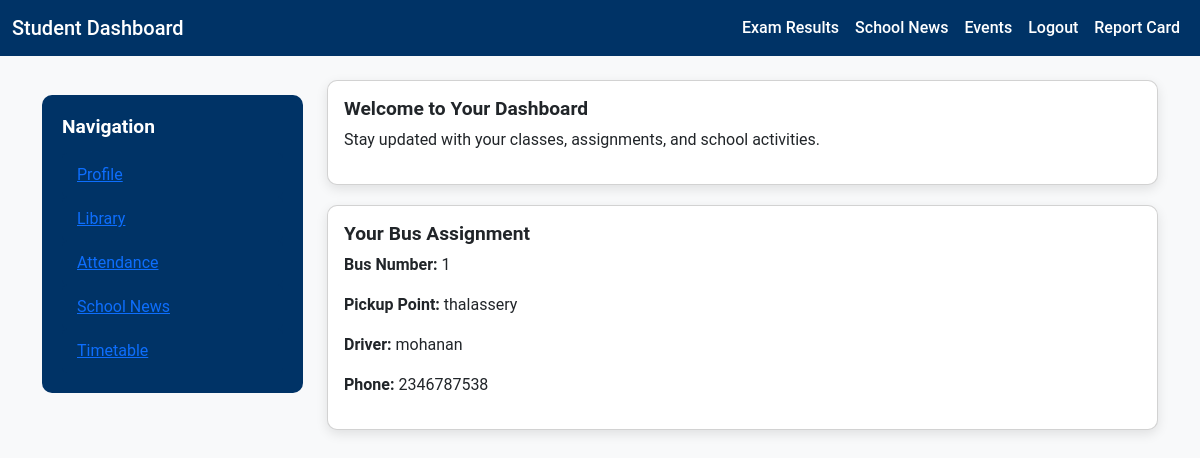
The page /users/studentdashboard/ (signed in) on the database its author committed.
### users/models.py (models this page shows)
class BusAssignment(models.Model):
    student = models.ForeignKey(Student, on_delete=models.CASCADE, related_name="bus_assignments")
    bus = models.ForeignKey(Bus, on_delete=models.CASCADE)
    pickup_point = models.CharField(max_length=100, blank=True)
    dropoff_point = models.CharField(max_length=100, blank=True)
    assigned_at = models.DateTimeField(auto_now_add=True)

class Bus(models.Model):
    bus_number = models.CharField(max_length=20)
    route = models.ForeignKey(BusRoute, on_delete=models.CASCADE, related_name="buses")
    capacity = models.IntegerField(validators=[MinValueValidator(1)])
    driver = models.ForeignKey('Driver', on_delete=models.CASCADE)

class Driver(models.Model):
    name = models.CharField(max_length=100)
    contact = models.CharField(max_length=15)
    license_number = models.CharField(max_length=50, unique=True)
    dob = models.DateField(default=timezone.now)
    address = models.TextField(blank=True)
    photo = models.ImageField(upload_to="driver_photos/", blank=True, null=True)

### users/views.py (the view)
# urls.py: path('studentdashboard/', views.student_dashboard, name='student_dashboard'),
@login_required
def student_dashboard(request):
    student = Student.objects.get(profile=request.user.profile)
    bus_assignment = BusAssignment.objects.filter(student=student).first()
    driver = None
    if bus_assignment and bus_assignment.bus.driver:
        driver = bus_assignment.bus.driver
    context = {
        'student': student,
        'bus_assignment': bus_assignment,
        'driver':driver
    }
    return render(request, 'student/student_dashboard.html', context)

### templates/student/student_dashboard.html (shortened to what this page needs)
<!DOCTYPE html>
<html lang="en">
<head>
    <link href="https://cdn.jsdelivr.net/npm/bootstrap@5.3.0-alpha1/dist/css/bootstrap.min.css" rel="stylesheet">
    <link href="https://cdnjs.cloudflare.com/ajax/libs/font-awesome/6.0.0-beta3/css/all.min.css" rel="stylesheet">
</head>
<body>
    <nav class="navbar navbar-expand-lg navbar-dark">
        <div class="container-fluid">
            <a class="navbar-brand" href="#">Student Dashboard</a>
            <div class="collapse navbar-collapse" id="navbarNav">
                <ul class="navbar-nav ms-auto">
                    <li class="nav-item"><a class="nav-link" href="{% url 'users:view_grades' %}">Exam Results</a></li>
                    <li class="nav-item"><a class="nav-link" href="{% url 'users:school_news' %}">School News</a></li>
                    <li class="nav-item"><a class="nav-link" href="{% url 'users:events' %}">Events</a></li>
                    <li class="nav-item"><a class="nav-link" href="{% url 'users:logout_view' %}">Logout</a></li>
                    <li class="nav-item"><a class="nav-link" href="{% url 'users:view_report_card' %}">Report Card</a></li>
                </ul>
            </div>
        </div>
    </nav>
    <div class="container mt-4">
        <div class="row">
            <div class="col-md-3">
                <div class="sidebar">
                    <h4>Navigation</h4>
                    <ul class="list-group">
                        <li class="list-group-item"><a href="{% url 'users:student_profile' %}">Profile</a></li>
                        <li class="list-group-item"><a href="{% url 'users:catalog' %}">Library</a></li>
                        <li class="list-group-item"><a href="{% url 'users:student_attendance' %}">Attendance</a></li>
                        <li class="list-group-item"><a href="{% url 'users:school_news' %}">School News</a></li>
                        <li class="list-group-item"><a href="{% url 'users:student_timetable' %}">Timetable</a></li>
                    </ul>
                </div>
            </div>
            <div class="col-md-9">
                <div class="card">
                    <div class="card-body">
                        <h5>Welcome to Your Dashboard</h5>
                        <p>Stay updated with your classes, assignments, and school activities.</p>
                    </div>
                </div>
                <div class="card mt-3">
                    <div class="card-body">
                        <h5>Your Bus Assignment</h5>
                        {% if bus_assignment %}
                            <p><strong>Bus Number:</strong> {{ bus_assignment.bus.bus_number }}</p>
                            <p><strong>Pickup Point:</strong> {{ bus_assignment.pickup_point }}</p>
                            <p><strong>Driver:</strong> {{ driver.name }}</p>
                            <p><strong>Phone:</strong> {{ driver.contact }}</p>
                        {% else %}
                            <p>No bus assigned for today.</p>
                        {% endif %}
                    </div>
                </div>
            </div>
        </div>
    </div>
</body>
</html>

### templates/student/student_dashboard.html (style rules this page uses)
body { background-color: #f8f9fa; font-family: 'Roboto', sans-serif; }
.navbar { background-color: #003366; }
.navbar .navbar-brand, .navbar .nav-link { color: white; font-weight: 500; }
.sidebar { background-color: #003366; color: white; border-radius: 10px; padding: 20px; margin-top: 15px; }
.sidebar h4 { color: #ffffff; margin-bottom: 15px; font-size: 1.2rem; font-weight: 600; }
.sidebar .list-group-item { background-color: #003366; color: white; border: none; padding: 10px 15px; border-radius: 5px; }
.card { border-radius: 10px; box-shadow: 0 4px 12px rgba(0, 0, 0, 0.1); margin-bottom: 20px; }
.card h5 { font-size: 1.2rem; font-weight: 600; }

### rows shown on the page
BusAssignment: bus.bus_number "1", pickup_point "thalassery"
Driver: name "mohanan", contact "2346787538"
